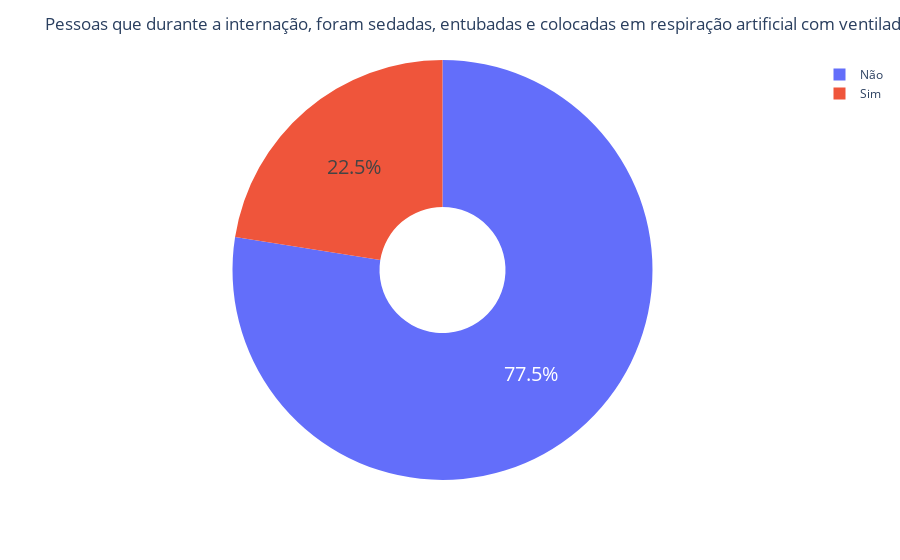

Notebook code cell kept with this figure:
### Code cell
risk_hospitalized = df[df['internado_risco'] != 9]['internado_risco'].value_counts()
risk_hospitalized_title = ['Não', 'Sim']

fig = px.pie(values=risk_hospitalized, names=risk_hospitalized_title, hole=.3)
fig.update_traces(textfont_size=20)
fig.update_layout(title_text="Pessoas que durante a internação, foram sedadas, entubadas e colocadas em respiração artificial com ventilador")
fig.show()

### Figure 1 — Plotly figure (JSON) as saved in the notebook; plotly's stock layout.template omitted (floating-point values rounded to 4 significant figures)
{"data": [{"domain": {"x": [0, 1], "y": [0, 1]}, "hole": 0.3, "hovertemplate": "label=%{label}<br>value=%{value}<extra></extra>", "labels": ["Não", "Sim"], "legendgroup": "", "name": "", "showlegend": true, "textfont": {"size": 20}, "type": "pie", "values": [448, 130]}], "layout": {"legend": {"tracegroupgap": 0}, "margin": {"t": 60}, "title": {"text": "Pessoas que durante a internação, foram sedadas, entubadas e colocadas em respiração artificial com ventilador"}}}
